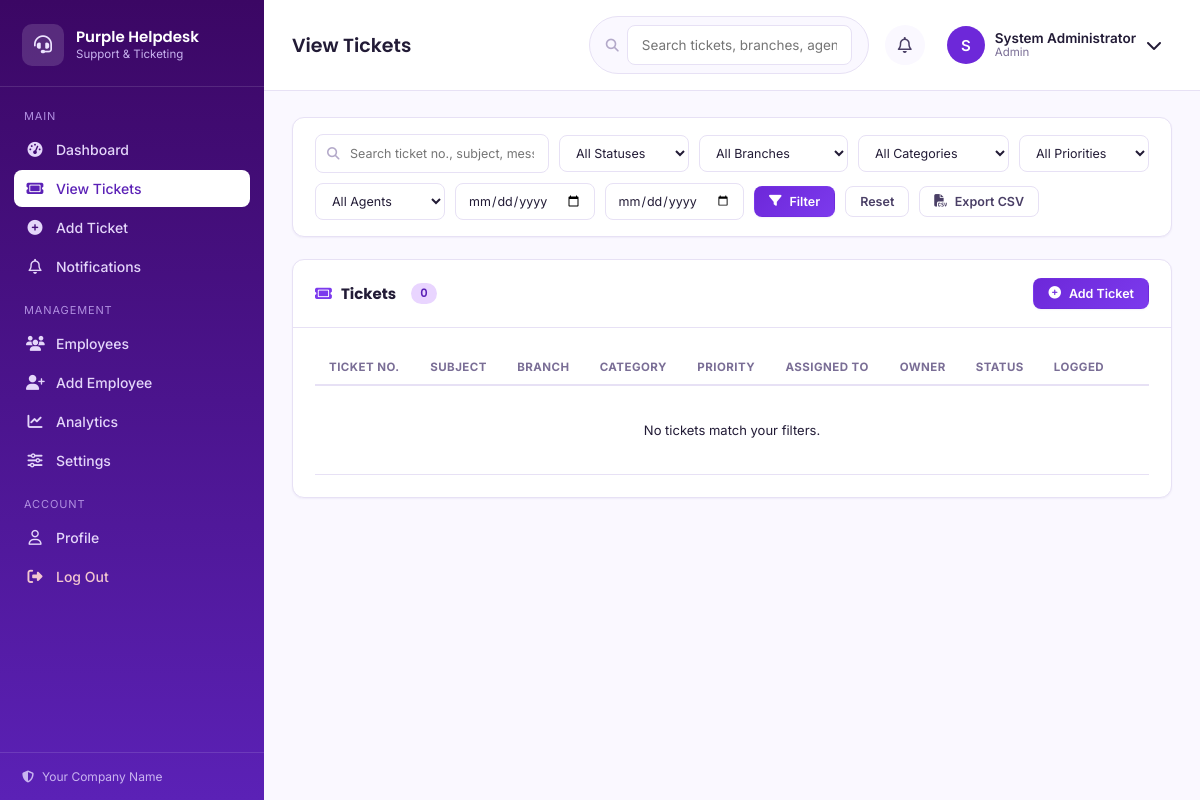
/tickets.php (signed in), run on the app's committed database.
### tables this page shows
CREATE TABLE IF NOT EXISTS `users` (
  `id` INT UNSIGNED AUTO_INCREMENT PRIMARY KEY,
  `employee_no` VARCHAR(20) DEFAULT NULL UNIQUE,
  `full_name` VARCHAR(120) NOT NULL,
  `username` VARCHAR(60) NOT NULL UNIQUE,
  `email` VARCHAR(150) NOT NULL UNIQUE,
  `phone` VARCHAR(40) DEFAULT NULL,
  `password_hash` VARCHAR(255) NOT NULL,
  `role` ENUM('admin','agent') NOT NULL DEFAULT 'agent',
  `department` VARCHAR(100) DEFAULT NULL,
  `branch_id` INT UNSIGNED DEFAULT NULL,
  `avatar` VARCHAR(255) DEFAULT NULL,
  `status` ENUM('active','inactive') NOT NULL DEFAULT 'active',
  `must_change_password` TINYINT(1) NOT NULL DEFAULT 0,
  `last_login` DATETIME DEFAULT NULL,
  `created_at` DATETIME NOT NULL DEFAULT CURRENT_TIMESTAMP,
  `updated_at` DATETIME NOT NULL DEFAULT CURRENT_TIMESTAMP ON UPDATE CURRENT_TIMESTAMP,
  FOREIGN KEY (`branch_id`) REFERENCES `branches`(`id`) ON DELETE SET NULL
);

### includes/functions.php (called while the page is built, shortened)
<?php
function e(?string $value): string
{
    return htmlspecialchars($value ?? '', ENT_QUOTES, 'UTF-8');
}

### includes/db.php (called while the page is built)
<?php
function db(): PDO
{
    static $pdo = null;
    if ($pdo === null) {
        $dsn = 'mysql:host=' . DB_HOST . ';dbname=' . DB_NAME . ';charset=' . DB_CHARSET;
        try {
            $pdo = new PDO($dsn, DB_USER, DB_PASS, [
                PDO::ATTR_ERRMODE            => PDO::ERRMODE_EXCEPTION,
                PDO::ATTR_DEFAULT_FETCH_MODE => PDO::FETCH_ASSOC,
                PDO::ATTR_EMULATE_PREPARES   => false,
            ]);
        } catch (PDOException $e) {
            error_log('DB Connection failed: ' . $e->getMessage());
            die('Database connection failed. Please check config/config.php or contact your system administrator.');
        }
    }
    return $pdo;
}

### includes/auth.php (called while the page is built, shortened)
<?php
function current_user(): ?array
{
    static $user = null;
    if ($user === null) {
        $stmt = db()->prepare("SELECT * FROM users WHERE id = ? AND status = 'active'");
        $stmt->execute([$_SESSION['user_id']]);
        $user = $stmt->fetch() ?: false;
    }
    return $user ?: null;
}
function is_logged_in(): bool
{
    return current_user() !== null;
}
function is_admin(): bool
{
    $u = current_user();
    return $u && $u['role'] === 'admin';
}
function require_login(): void
{
    if (!is_logged_in()) {
        redirect('login.php');
    }
}

### tickets.php (the view, shortened to what this page needs)
<?php
$pageTitle = 'View Tickets';
require_login();
$me = current_user();
$isAdmin = is_admin();
$q          = trim($_GET['q'] ?? '');
$dateFrom   = $_GET['date_from'] ?? '';
$dateTo     = $_GET['date_to'] ?? '';
$where = [$isAdmin ? '1=1' : 't.assigned_to = :uid'];
$params = $isAdmin ? [] : ['uid' => $me['id']];
$whereSql = implode(' AND ', $where);
$perPage = 15;
$page = max(1, (int)($_GET['page'] ?? 1));
$countStmt = db()->prepare("SELECT COUNT(*) c FROM tickets t WHERE $whereSql");
$countStmt->execute($params);
$total = (int)$countStmt->fetch()['c'];
$offset = ($page - 1) * $perPage;
$sql = "SELECT t.*, b.name AS branch_name, p.name AS priority_name, p.color AS priority_color,
               c.name AS category_name, u.full_name AS assigned_name, cu.full_name AS creator_name
        FROM tickets t
        LEFT JOIN branches b ON b.id = t.branch_id
        LEFT JOIN priorities p ON p.id = t.priority_id
        LEFT JOIN categories c ON c.id = t.category_id
        LEFT JOIN users u ON u.id = t.assigned_to
        LEFT JOIN users cu ON cu.id = t.created_by
        WHERE $whereSql
        ORDER BY t.created_at DESC
        LIMIT $perPage OFFSET $offset";
$stmt = db()->prepare($sql);
$stmt->execute($params);
$tickets = $stmt->fetchAll();
require_once __DIR__ . '/includes/header.php';
?>
<section class="card filter-card">
    <form method="get" class="filter-form">
        <div class="filter-group filter-search">
            <i class="fa-solid fa-magnifying-glass"></i>
            <input type="text" name="q" placeholder="Search ticket no., subject, message…" value="<?= e($q) ?>">
        </div>
        <select name="status">
            <option value="">All Statuses</option>
        </select>
        <select name="branch_id">
            <option value="">All Branches</option>
        </select>
        <select name="category_id">
            <option value="">All Categories</option>
        </select>
        <select name="priority_id">
            <option value="">All Priorities</option>
        </select>
        <?php if ($isAdmin): ?>
        <select name="assigned_to">
            <option value="">All Agents</option>
        </select>
        <?php endif; ?>
        <input type="date" name="date_from" value="<?= e($dateFrom) ?>" title="From date">
        <input type="date" name="date_to" value="<?= e($dateTo) ?>" title="To date">
        <button type="submit" class="btn btn-primary btn-sm"><i class="fa-solid fa-filter"></i> Filter</button>
        <a href="<?= BASE_URL ?>/tickets.php" class="btn btn-outline btn-sm">Reset</a>
        <a href="<?= BASE_URL ?>/export_tickets.php?<?= e(http_build_query($_GET)) ?>" class="btn btn-outline btn-sm"><i class="fa-solid fa-file-csv"></i> Export CSV</a>
    </form>
</section>
<section class="card">
    <div class="card-head">
        <h3><i class="fa-solid fa-ticket"></i> Tickets <span class="count-pill"><?= $total ?></span></h3>
        <a href="<?= BASE_URL ?>/add_ticket.php" class="btn btn-primary btn-sm"><i class="fa-solid fa-circle-plus"></i> Add Ticket</a>
    </div>
    <div class="card-body table-wrap">
        <table class="data-table">
            <thead><tr>
                <th>Ticket No.</th><th>Subject</th><th>Branch</th><th>Category</th><th>Priority</th>
                <th>Assigned To</th><th>Owner</th><th>Status</th><th>Logged</th><th></th>
            </tr></thead>
            <tbody>
                <?php if (!$tickets): ?>
                <tr><td colspan="10" class="empty-row">No tickets match your filters.</td></tr>
                <?php endif; ?>
            </tbody>
        </table>
    </div>
</section>
<?php require_once __DIR__ . '/includes/footer.php'; ?>

### includes/header.php (shortened to what this page needs)
<?php
$me = current_user();
$pageTitle = $pageTitle ?? 'Dashboard';
?>
<!DOCTYPE html>
<html lang="en">
<head>
<link rel="stylesheet" href="https://cdnjs.cloudflare.com/ajax/libs/font-awesome/6.5.1/css/all.min.css">
<link rel="stylesheet" href="<?= BASE_URL ?>/assets/css/style.css">
</head>
<body class="app-body">
<div class="app-shell">
    <?php include __DIR__ . '/sidebar.php'; ?>
    <div class="app-main">
        <header class="topbar">
            <h1 class="topbar-title"><?= e($pageTitle) ?></h1>
            <div class="topbar-actions">
                <form class="topbar-search" action="<?= BASE_URL ?>/tickets.php" method="get">
                    <i class="fa-solid fa-magnifying-glass"></i>
                    <input type="text" name="q" placeholder="Search tickets, branches, agents…" value="<?= e($_GET['q'] ?? '') ?>">
                </form>
                <div class="topbar-icon-btn" id="notifBtn">
                    <i class="fa-regular fa-bell"></i>
                </div>
                <div class="topbar-profile" id="profileBtn">
                    <div class="avatar-circle">
                        <?php if (!empty($me['avatar'])): ?>
                            <img src="<?= BASE_URL . '/' . e($me['avatar']) ?>" alt="<?= e($me['full_name']) ?>">
                        <?php else: ?>
                            <?= e(strtoupper(substr($me['full_name'], 0, 1))) ?>
                        <?php endif; ?>
                    </div>
                    <div class="profile-meta">
                        <span class="profile-name"><?= e($me['full_name']) ?></span>
                        <span class="profile-role"><?= e(ucfirst($me['role'])) ?></span>
                    </div>
                    <i class="fa-solid fa-chevron-down"></i>
                </div>
            </div>
        </header>
        <main class="page-content">

### data on the page
users: full_name "S", full_name "System Administrator", role "Admin"

### other printed values
get_setting('site_name', SITE_NAME) "Purple Helpdesk"
COMPANY_NAME "Your Company Name"
$pageTitle "View Tickets"
$total "0"
